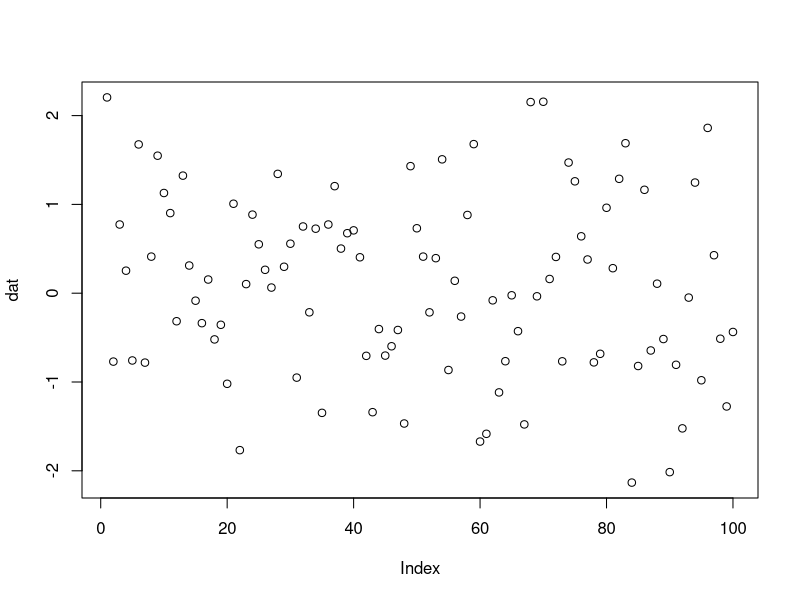

This figure's R source:
## ---- chunk 1
knitr::opts_chunk$set(echo = TRUE)
## ---- chunk 2
dat=rnorm(100)

plot(dat)

